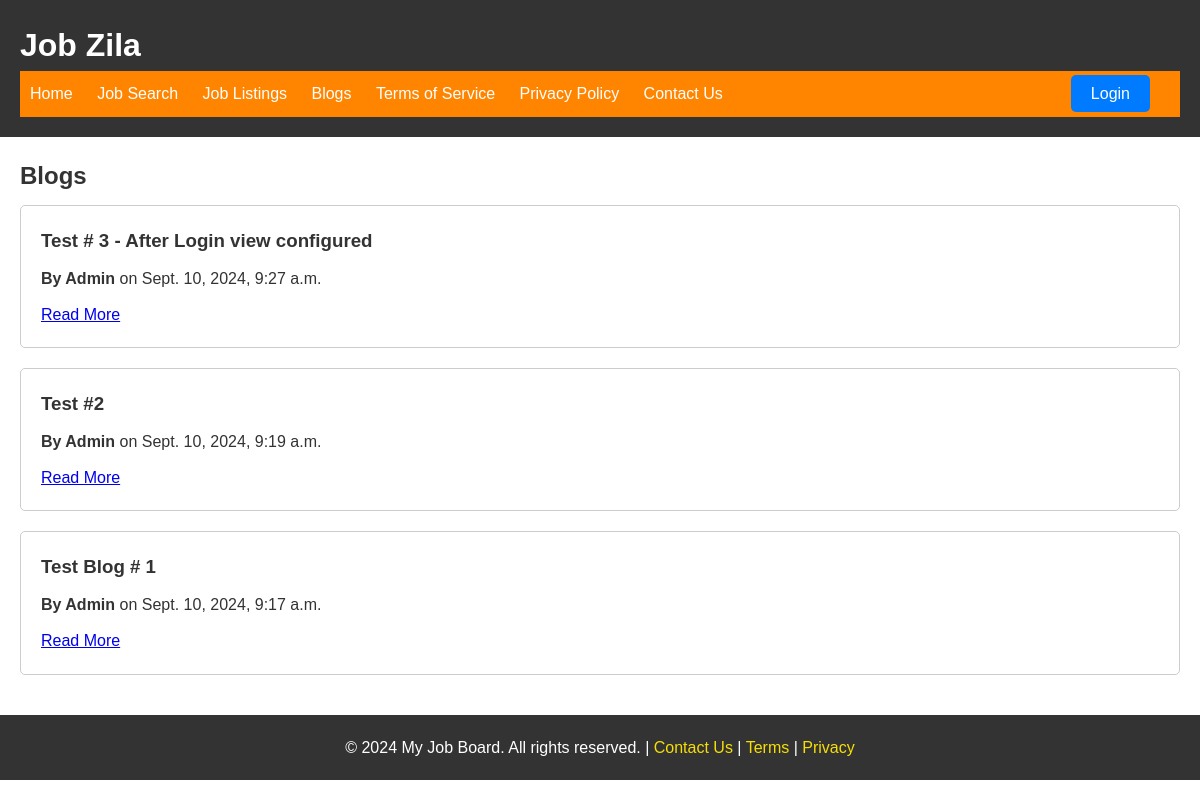
The app's page /blogs/ with its own data.
### home/models.py (models this page shows, shortened)
class Blog(models.Model):
    title = models.CharField(max_length=200)
    content = models.TextField()
    author = models.ForeignKey(User, on_delete=models.CASCADE)
    created_at = models.DateTimeField(auto_now_add=True)

### home/views.py (the view)
# urls.py: path('blogs/', views.blog_list, name='blog_list'),
def blog_list(request):
    blogs = Blog.objects.all().order_by('-created_at')
    return render(request, 'home/blog_list.html', {'blogs': blogs})

### home/templates/home/blog_list.html (shortened to what this page needs)
{% extends 'home/master.html' %}
{% block extra_head %}
{% load static %}
{% endblock %}
{% block content %}
<main>
<section id="blog-listings" class="container">
  <h2>Blogs</h2>
  <div id="blog-listings-container">
    {% for blog in blogs %}
      <div class="blog-listing">
        <h3>{{ blog.title }}</h3>
        <p><strong>By {{ blog.author }}</strong> on {{ blog.created_at }}</p>
        <a href="{% url 'blog_detail' blog.id %}">Read More</a>
      </div>
    {% empty %}
      <p>No blogs found.</p>
    {% endfor %}
  </div>
</section>
</main>
{% endblock %}

### static/css/style.css (style rules this page uses)
* { margin: 0; padding: 0; }
body { font-family: Arial, sans-serif; font-size: 16px; line-height: 1.6; color: #333; }
#blog-listings { padding: 20px; }
#blog-listings h2 { margin-bottom: 10px; }
.blog-listing { margin-bottom: 20px; border: 1px solid #ccc; border-radius: 5px; padding: 20px; }
.blog-listing h3 { margin-bottom: 10px; }
.blog-listing p { margin-bottom: 10px; }

### records on screen
Blog: title "Test # 3 - After Login view configured", author "Admin", created_at "Sept. 10, 2024, 9:27 a.m."
Blog: title "Test #2", author "Admin", created_at "Sept. 10, 2024, 9:19 a.m."
Blog: title "Test Blog # 1", author "Admin", created_at "Sept. 10, 2024, 9:17 a.m."
